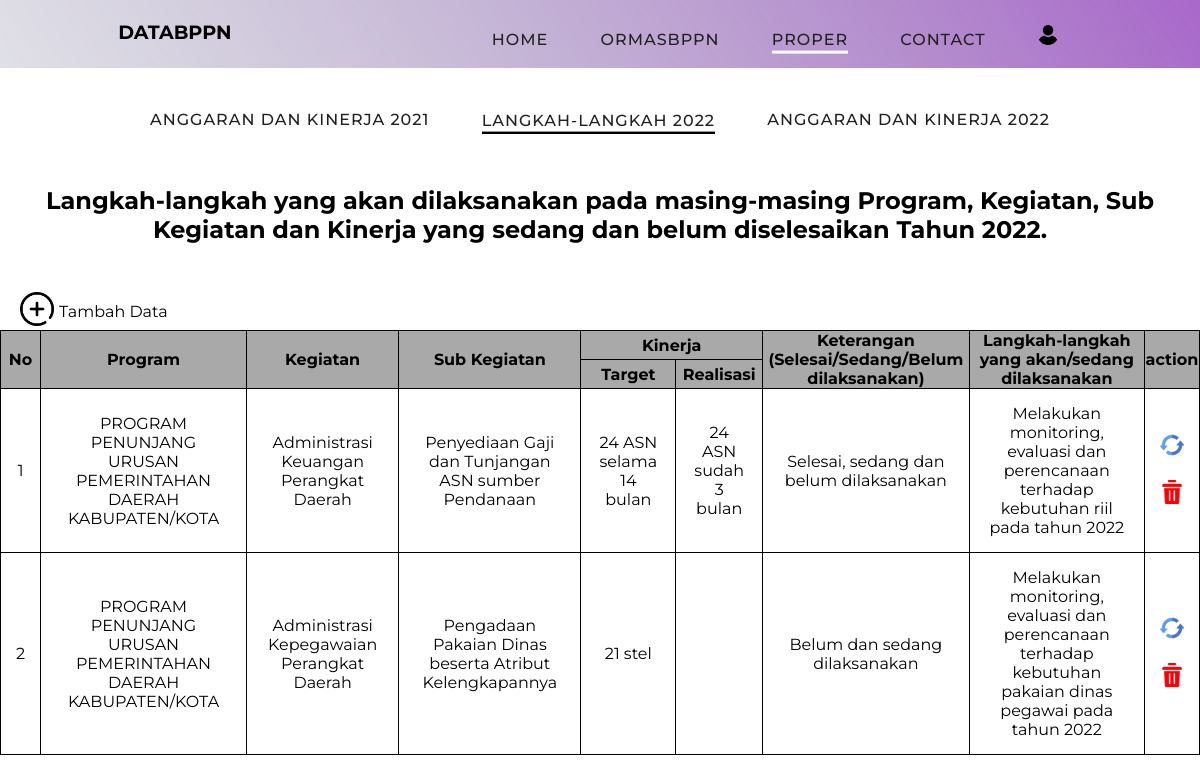
/proper/lang2022/lihat.php, run on the app's committed database.
### tables this page shows
CREATE TABLE `langkah_2022` (
  `id` int(10) NOT NULL,
  `program` varchar(255) NOT NULL,
  `kegiatan` varchar(255) NOT NULL,
  `sub_kegiatan` varchar(255) NOT NULL,
  `target` varchar(255) NOT NULL,
  `realisasi` varchar(255) NOT NULL,
  `keterangan` varchar(255) NOT NULL,
  `langkah2` varchar(255) NOT NULL
);

### proper/lang2022/lihat.php (the view, shortened to what this page needs)
<?php
    require '../../config.php';
?>
<!DOCTYPE html>
<html lang="en">
<head>
    <link rel="stylesheet" href="../style.css">
</head>
<body>
    <div class="head">
        <header>
            <p><b>DATABPPN</b></p>
            <nav class="style-4">
                <ul class="menu-4">
                    <li><a href="../../index.php" data-hover="Home">Home</a></li>
                    <li><a href="../../ormasbppn/lihat.php" data-hover="Ormasbppn">Ormasbppn</a></li>
                    <li class="current"><a href="#" data-hover="ProPer">ProPer</a></li>
                    <li><a href="../../contact.php" data-hover="Contact">Contact</a></li>
                    <li><a href="../../login/login.php" data-hover="AI"><img src="../../img/user.png" width='20px' alt=""
                                srcset=""></a></li>
                </ul>
            </nav>
        </header>
    </div>
    <br>
    <br>
    <div class="menu-5">
        <ul>
            <li><a href="../ang2021/lihat.php" data-hover="Anggaran dan Kinerja 2021">Anggaran dan Kinerja 2021</a></li>
            <li class="current"><a href="#lang" data-hover="Langkah-Langkah 2022">Langkah-Langkah 2022</a></li>
            <li><a href="../ang2022/lihat.php" data-hover="Anggaran dan Kinerja 2022">Anggaran dan Kinerja 2022</a></li>
        </ul>
    </div>
    <h2 id="lang">Langkah-langkah yang akan dilaksanakan pada masing-masing Program, Kegiatan, Sub <br> Kegiatan dan Kinerja yang sedang dan belum diselesaikan Tahun 2022.</h2>
<div class="create">
    <a href="create.php" id="rotate"><img width="34px" src="../../img/plus.png" alt=""></a>
    <p>Tambah Data</p>
</div>
    <table class="table" align="center">
        <tr>
            <th rowspan="2">No</th>
            <th rowspan="2">Program</th>
            <th rowspan="2">Kegiatan</th>
            <th rowspan="2">Sub Kegiatan</th>
            <th colspan="2">Kinerja</th>
            <th rowspan="2">Keterangan (Selesai/Sedang/Belum dilaksanakan)</th>
            <th rowspan="2">Langkah-langkah yang akan/sedang dilaksanakan</th>
            <th rowspan="2">action</th>
        </tr>
        <tr>
            <th>Target</th>
            <th>Realisasi</th>
        </tr>
        <?php
        $no=1;
        $ambildata = mysqli_query($conn,"SELECT * FROM langkah_2022");
        while($tampil = mysqli_fetch_array($ambildata)):
        ?>
        <tr>
            <td class="center"><?= $no;?></td>
            <td class="center"><?= $tampil['program'];?></td>
            <td class="center"><?= $tampil['kegiatan'];?></td>
            <td class="center"><?= $tampil['sub_kegiatan'];?></td>
            <td class="center"><?= $tampil['target'];?></td>
            <td class="center"><?= $tampil['realisasi'];?></td>
            <td class="center"><?= $tampil['keterangan'];?></td>
            <td class="center"><?= $tampil['langkah2'];?></td>
            <td>
                <ul>
                <li class="refresh"><a href="update.php?id=<?= $tampil['id'];?>"><img width="24px" src="../../img/refresh.png"
                                alt=""></a><br><br></li>
                    <li><a href="delete.php?id=<?= $tampil['id'];?>"><img width="24px" src="../../img/delete.png"
                                alt=""></a></li>
                </ul>
            </td>
        </tr>
        <?php $no++;?>
        <?php endwhile;?>
    </table>
</body>
</html>

### proper/style.css (style rules this page uses)
.head { background-image: url(../img/baground\ 1.png); padding-bottom: 10px; }
header { display: flex; justify-content: space-around; padding-top: 20px; }
header p { font-size: larger; }
.menu-4 { text-align: center; text-transform: uppercase; font-weight: 500; }
.menu-4 * { box-sizing: border-box; -webkit-transition: all 0.35s ease; transition: all 0.35s ease; }
.menu-4 li { display: inline-block; list-style: outside none none; margin: 0 1.5em; overflow: hidden; }
.menu-4 a { padding: 0.3em 0; color: #212121; position: relative; display: inline-block; letter-spacing: 1px; margin: 0; text-decoration: none; }
.menu-4 a:before, .menu-4 a:after { position: absolute; -webkit-transition: all 0.35s ease; transition: all 0.35s ease; }
.menu-4 a:before { bottom: 100%; display: block; height: 3px; width: 100%; content: ""; background-color: rgb(255, 255, 255); }
.menu-4 a:after { padding: 0.3em 0; position: absolute; bottom: 100%; left: 0; content: attr(data-hover); color: #212121; white-space: nowrap; }
* { margin: 0; padding: 0; font-family: 'Montserrat', sans-serif; }
h2 { text-align: center; margin-top: 2em; margin-bottom: 2em; }
.table { border-collapse: collapse; }
ul,li { list-style-type: none; }
.table ,th,td,tr { border: 1px solid #000; }
.table tr td { padding: 15px; }
.center { text-align: center; }
th { background-color: #a9a9a9; }
.menu-5 { text-align: center; text-transform: uppercase; font-weight: 500; }
.menu-5 * { box-sizing: border-box; -webkit-transition: all 0.35s ease; transition: all 0.35s ease; }
.menu-5 li { display: inline-block; list-style: outside none none; margin: 0 1.5em; overflow: hidden; }
.menu-5 a { padding: 0.3em 0; color: #212121; position: relative; display: inline-block; letter-spacing: 1px; margin: 0; text-decoration: none; }
.menu-5 a:before, .menu-5 a:after { position: absolute; -webkit-transition: all 0.35s ease; transition: all 0.35s ease; }
.menu-5 a:before { bottom: 100%; display: block; height: 3px; width: 100%; content: ""; background-color: #000; }
.menu-5 a:after { padding: 0.3em 0; position: absolute; bottom: 100%; left: 0; content: attr(data-hover); color: #212121; white-space: nowrap; }
.create { display: flex; padding-left: 20px; }
.create p { padding-top: 10px; padding-left: 5px; }
#rotate { transition: 0,8s; }

### data on the page
langkah_2022: program "PROGRAM PENUNJANG URUSAN PEMERINTAHAN DAERAH KABUPATEN/KOTA", kegiatan "Administrasi Keuangan Perangkat Daerah", sub_kegiatan "Penyediaan Gaji dan Tunjangan ASN sumber Pendanaan", target "24 ASN selama 14 bulan", realisasi "24 ASN sudah 3 bulan", keterangan "Selesai, sedang dan belum dilaksanakan", langkah2 "Melakukan monitoring, evaluasi dan perencanaan terhadap kebutuhan riil pada tahun 2022"
langkah_2022: program "PROGRAM PENUNJANG URUSAN PEMERINTAHAN DAERAH KABUPATEN/KOTA", kegiatan "Administrasi Kepegawaian Perangkat Daerah", sub_kegiatan "Pengadaan Pakaian Dinas beserta Atribut Kelengkapannya", target "21 stel", keterangan "Belum dan sedang dilaksanakan", langkah2 "Melakukan monitoring, evaluasi dan perencanaan terhadap kebutuhan pakaian dinas pegawai pada tahun 2022"
